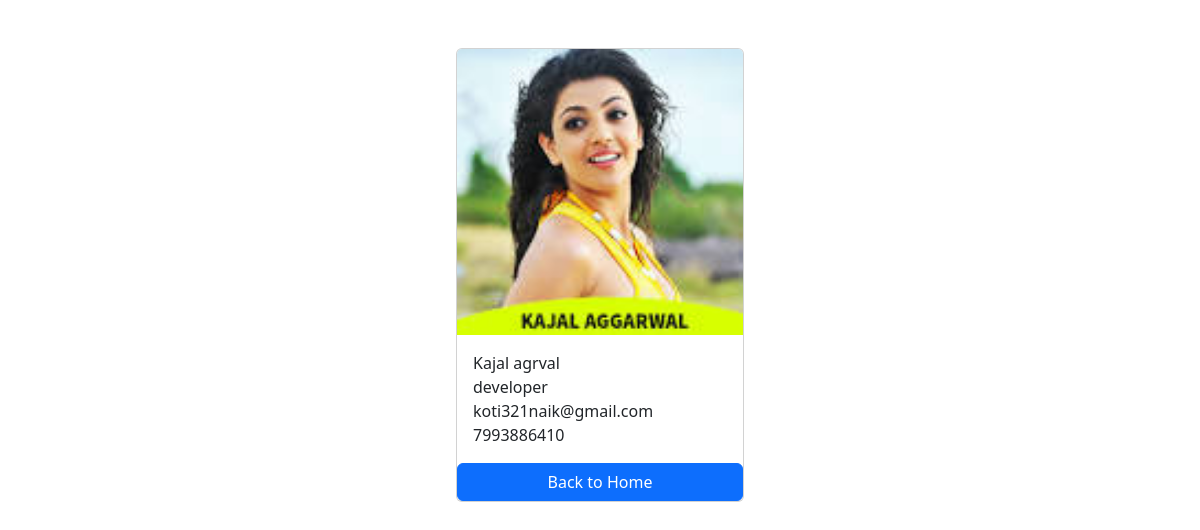
The page /employees/1/ on the database its author committed.
### employees/models.py (models this page shows, shortened)
class Employee(models.Model):
    first_name = models.CharField(max_length=100)
    last_name = models.CharField(max_length=100)
    photo = models.ImageField(upload_to='images')
    designation = models.CharField(max_length=100)
    email_address = models.EmailField(max_length=100, unique=True)
    phone_number = models.CharField(max_length=12, blank=True)
    created_at = models.DateTimeField(auto_now_add=True)
    updated_at = models.DateTimeField(auto_now=True)

### employees/views.py (the view)
# urls.py: path('<int:pk>/', views.employee_detail, name='employee_detail'),
def employee_detail(request, pk):
    employee = get_object_or_404(Employee, pk=pk)
    context = {
        'employee': employee,
    }
    return render(request, 'employee_detail.html', context)

### templates/employee_detail.html (shortened to what this page needs)
{% load static %}
<!DOCTYPE html>
<html lang="en">
<head>
  <link href="https://cdn.jsdelivr.net/npm/bootstrap@5.3.2/dist/css/bootstrap.min.css" rel="stylesheet">
  <link rel="stylesheet" href="{% static 'css/style.css' %}">
</head>
<body>
    <div class="container pt-5">
      <div class="card mx-auto" style="width: 18rem;">
        <img class="card-img-top" src="{{ employee.photo.url }}" alt="Employee photo">
        <div class="card-body">
          <p class="card-text m-0">{{ employee.first_name }} {{employee.last_name }}</p>
          <p class="card-text m-0">{{ employee.designation }}</p>
          <p class="card-text m-0">{{ employee.email_address }}</p>
          <p class="card-text m-0">{{ employee.phone_number }}</p>
        </div>
        <a href="{% url 'home' %}" class="btn btn-primary">Back to Home</a>
      </div>
</body>
</html>

### rows shown on the page
Employee: photo (picture), first_name "Kajal", last_name "agrval", designation "developer", email_address "koti321naik@gmail.com", phone_number "7993886410"
